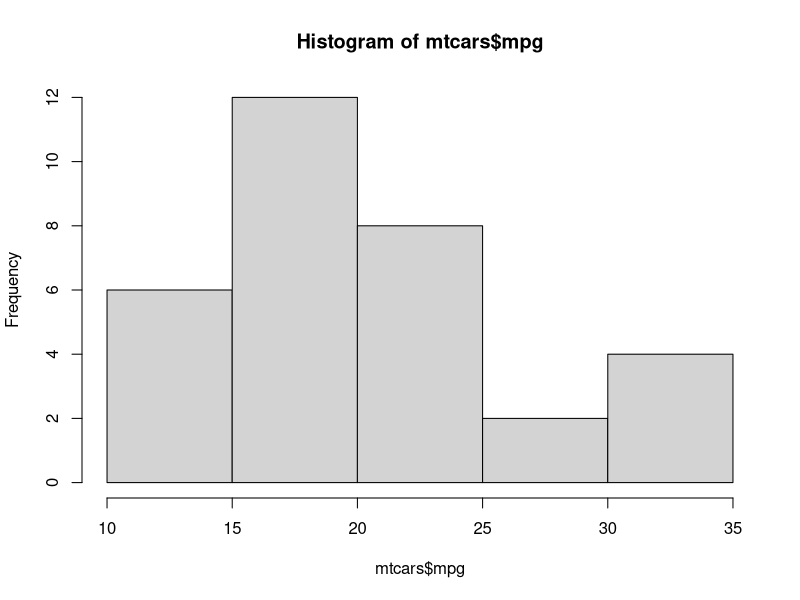
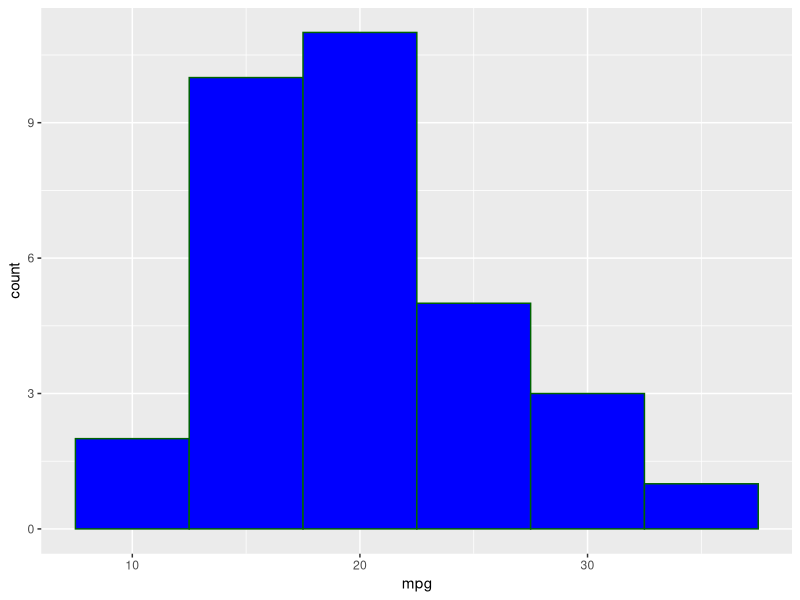
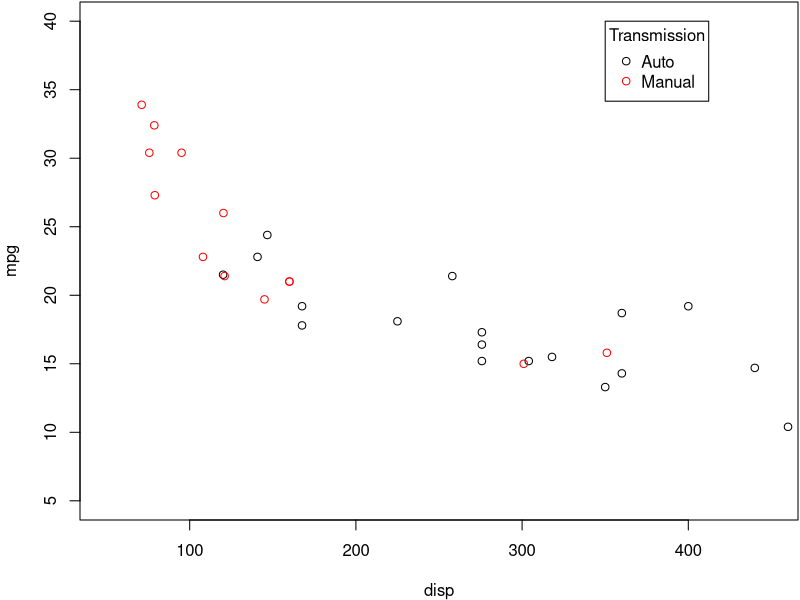
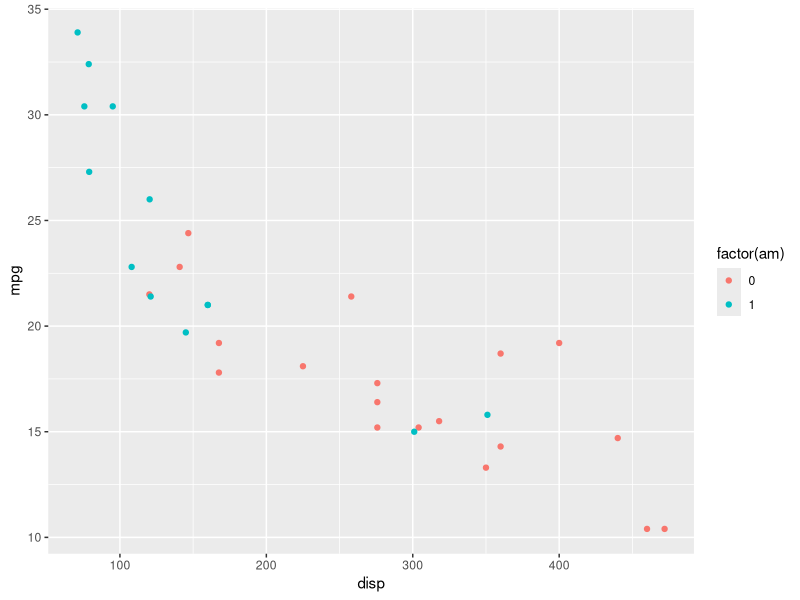
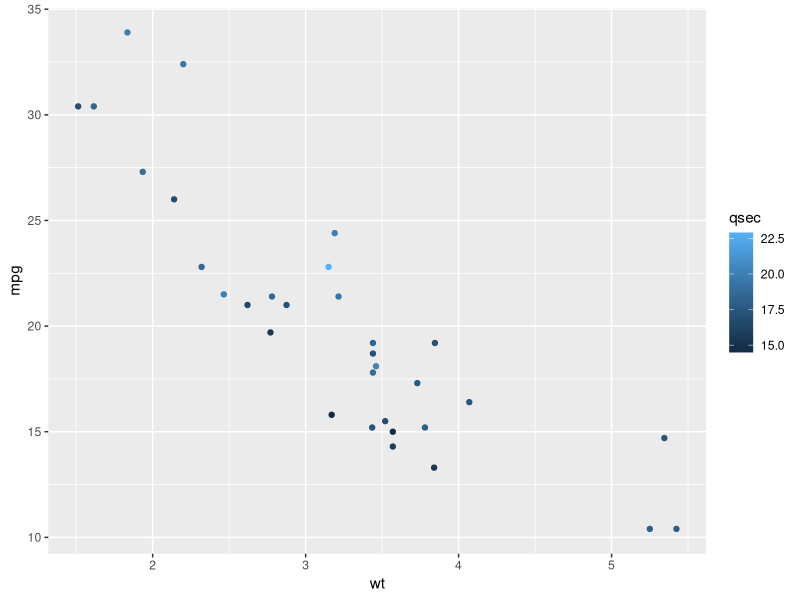
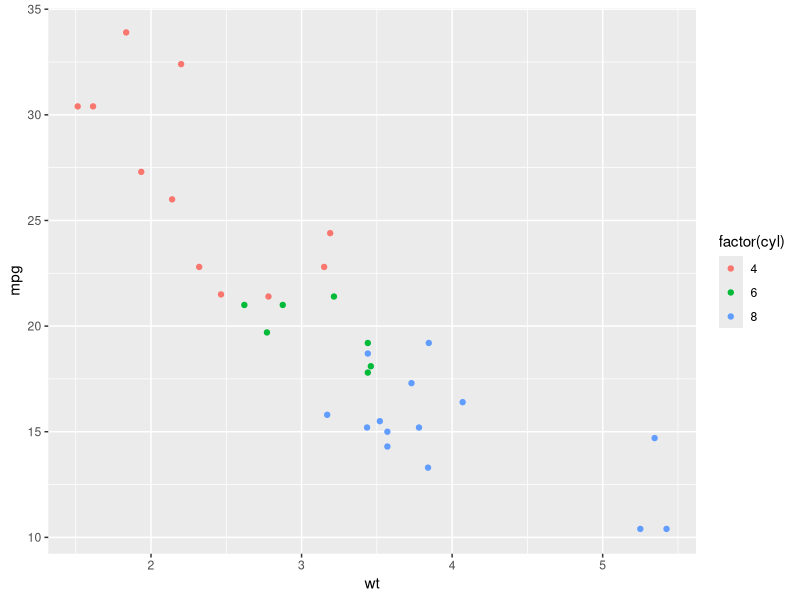
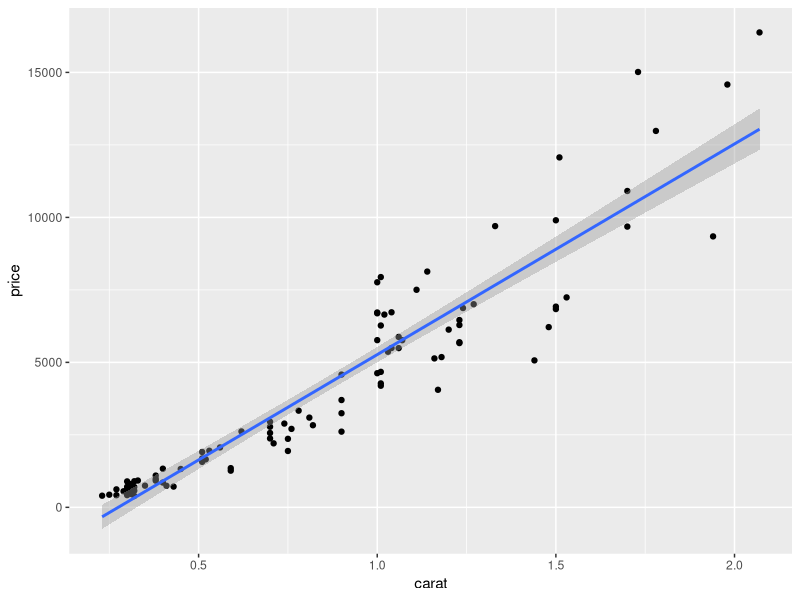
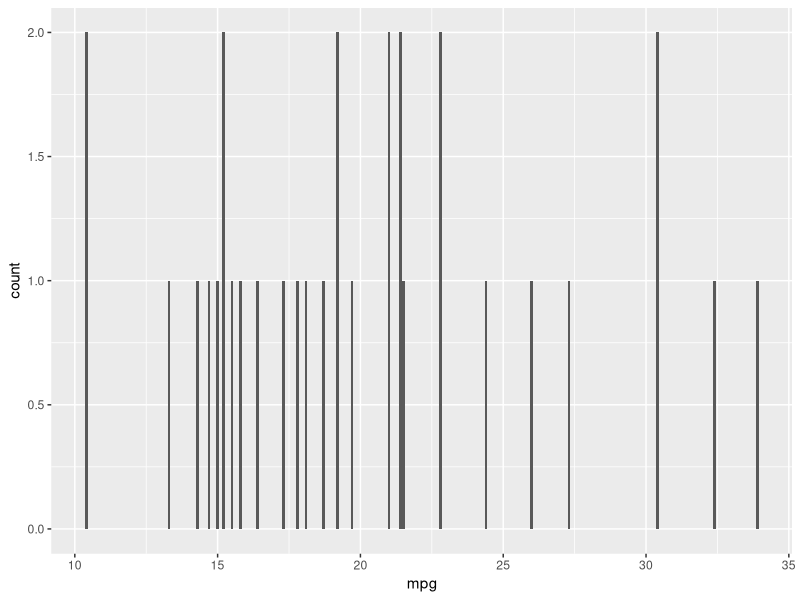

These charts were generated, in order, by the following R code:
# load ggplot2 package
library(ggplot2)

# base histogram
hist(mtcars$mpg)

# ggplot example
ggplot(mtcars, aes(x = mpg)) + geom_histogram(colour = "darkgreen",
                                              fill = "blue",
                                              binwidth = 5)


# Scatter plot of mpg vs displacement categorised by transmission
par(mar=c(4,4,.1,.1))
plot(mpg ~ disp,
     data=subset(mtcars, am == "0"),
     xlim=c(50,450),
     ylim=c(5,40))
points(mpg ~ disp, col="red",
       data=subset(mtcars, am == "1"))
legend(350, 40,
       c("Auto", "Manual"), title="Transmission",
       col=c("black", "red"),
       pch=c(1, 1))


# Using ggplot2 to plot the same scatter plot of mpg vs displacement categorised by transmission
ggplot(mtcars, aes(x=disp,y=mpg,color=factor(am))) + geom_point()



# AES example with accleration as the aestheic colour for the points
p <- ggplot(data = mtcars, aes(x = wt, mpg)) + geom_point(aes(color = qsec))
p

# AES example with cylincer as the aestheic colour for the points
p <- ggplot(data = mtcars, aes(x = wt, mpg)) + geom_point(aes(color = factor(cyl)))
p

# geom_xx example
set.seed(1523)  # This makes the result or sampling reproducible
dsmall <- diamonds[sample(nrow(diamonds), 100), ]
pd0 <- ggplot(data = dsmall, aes(carat, price))
# geom_smooth(method = "lm"). The gray region is one standard error
pd1 <- pd0 + geom_point() + geom_smooth(method = "lm")
pd1



# stat example
ggplot(mtcars, aes(x=mpg)) + geom_bar()
ggplot(mtcars, aes(x=mpg)) + geom_bar(stat='bin')
ggplot(mtcars, aes(x=mpg)) + geom_bar(stat='bin', binwidth=4)


# position adjustment examples
ggplot(mtcars, aes(x=factor(cyl), fill=factor(am))) + geom_bar(position='stack')
ggplot(mtcars, aes(x=factor(cyl), fill=factor(am))) + geom_bar(position='fill')
ggplot(mtcars, aes(x=factor(cyl), fill=factor(am))) + geom_bar(position='dodge')
